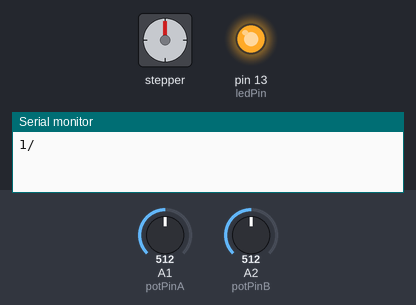
Recording of a sketch running on a simulated Arduino Uno, built with avr-gcc and run on an emulated ATmega328P. Shown: stepper motor, output pins drawn as LEDs (lit = HIGH), the last lines printed to the serial monitor. Inputs (shaded band) come from the test bench; at power-on: A1 (potPinA) = 512, A2 (potPinB) = 512. Stepper angles assume 256 steps per turn.

Above: at 1.2 s.
1.3 s: A1 (potPinA) set to 489
At 2.4 s:
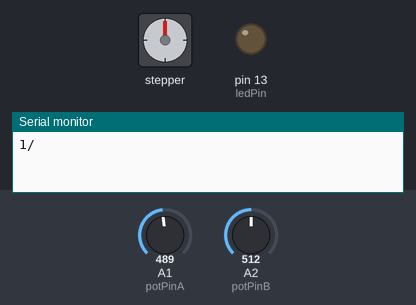
2.8 s: A1 (potPinA) set to 510
At 4.0 s:
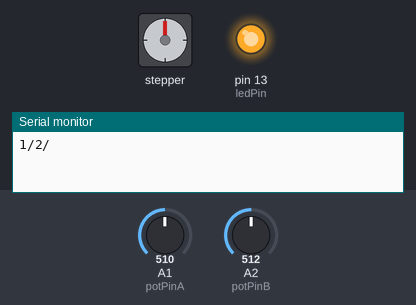
4.3 s: A1 (potPinA) set to 490
At 4.7 s:
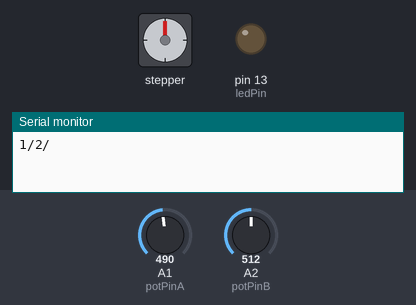
Timing chart, 0 to 7.3 s (numbered marks = the images above; inputs shaded):
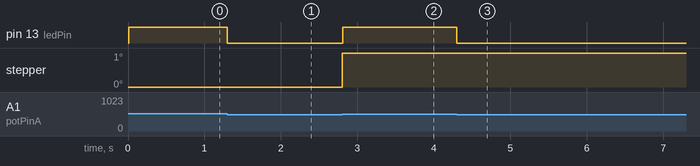

Measured:
- the behaviour switches between 500 and 499 on A1 (potPinA) (found by bisection; images 0 and 1)
- after the input at 1.3 s, pin 13 (ledPin): HIGH → LOW at once
- after the input at 4.3 s, pin 13 (ledPin): HIGH → LOW at once

The sketch:

encoder_anaport.pde
```cpp
 /* Read Quadrature Encoder
  * Connect Encoder to Pins encoder0PinA, encoder0PinB, and +5V.
  *
  * Sketch by max wolf / www.meso.net
  * v. 0.1 - very basic functions - mw 20061220
  *
  */


#include <AFMotor.h>
AF_Stepper motor(256, 2);


 int encoder0PinA = 0;
 int encoder0PinB = 1;
 int encoder0Pos = 0;
 int val1 = 0;       // variable to store the value coming from the sensor
 int val2 = 0;       // variable to store the value coming from the sensor
 int potPinA = 1;    // select the input pin for the potentiometer
 int potPinB = 2;    // select the input pin for the potentiometer

 int ledPin = 13;                // LED connected to digital pin 13
 int encoder0PinALast = LOW;
 int n = LOW;

 void setup() {

   pinMode (encoder0PinA,INPUT);
   pinMode (encoder0PinB,INPUT);
   pinMode(ledPin, OUTPUT);      // sets the digital pin as output
   Serial.begin (9600);


  motor.setSpeed(10);  // 10 rpm
  motor.release();

 }

 void loop() {
   val1 = analogRead(potPinA);    // read the value from the sensor
   val2 = analogRead(potPinB);    // read the value from the sensor
   if ((encoder0PinALast == 0) && (val1 > 500)) {
     if (val2 < 500) {
       encoder0Pos--;
         motor.step(1, BACKWARD, INTERLEAVE);
     } else {
       encoder0Pos++;
         motor.step(1, FORWARD, INTERLEAVE);
     }
     Serial.print (encoder0Pos);
     Serial.print ("/");
   }
        // sets the LED on

     if (val1 < 500) {
         encoder0PinALast = 0;
         digitalWrite(ledPin, LOW);
     } else {
         encoder0PinALast = 1000;
         digitalWrite(ledPin, HIGH);
     }

 }


/*

  motor.step(100, FORWARD, SINGLE);
  motor.step(100, BACKWARD, SINGLE);

  motor.step(100, FORWARD, DOUBLE);
  motor.step(100, BACKWARD, DOUBLE);

  motor.step(100, FORWARD, INTERLEAVE);
  motor.step(100, BACKWARD, INTERLEAVE);

  motor.step(100, FORWARD, MICROSTEP);
  motor.step(100, BACKWARD, MICROSTEP);
*/
```
